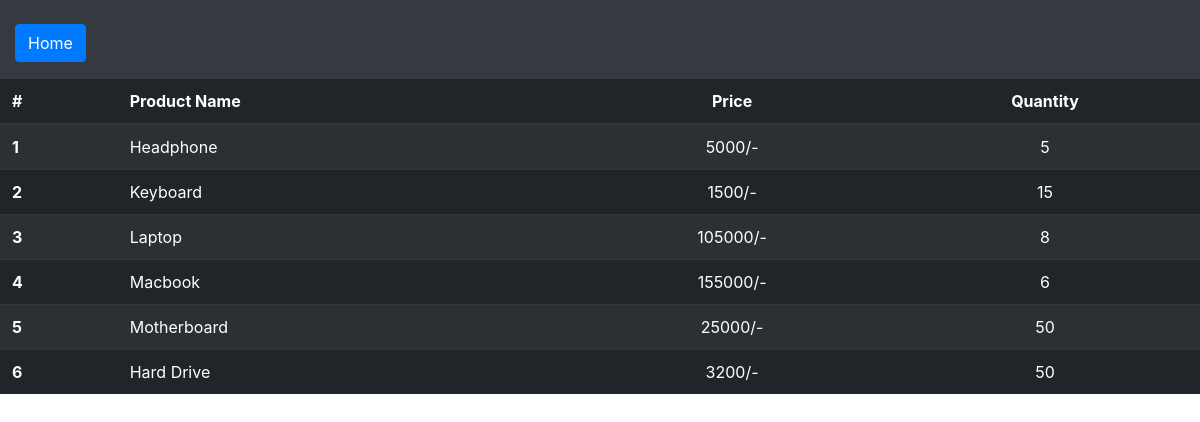
/check_inv, run on an earlier commit of the app's database.
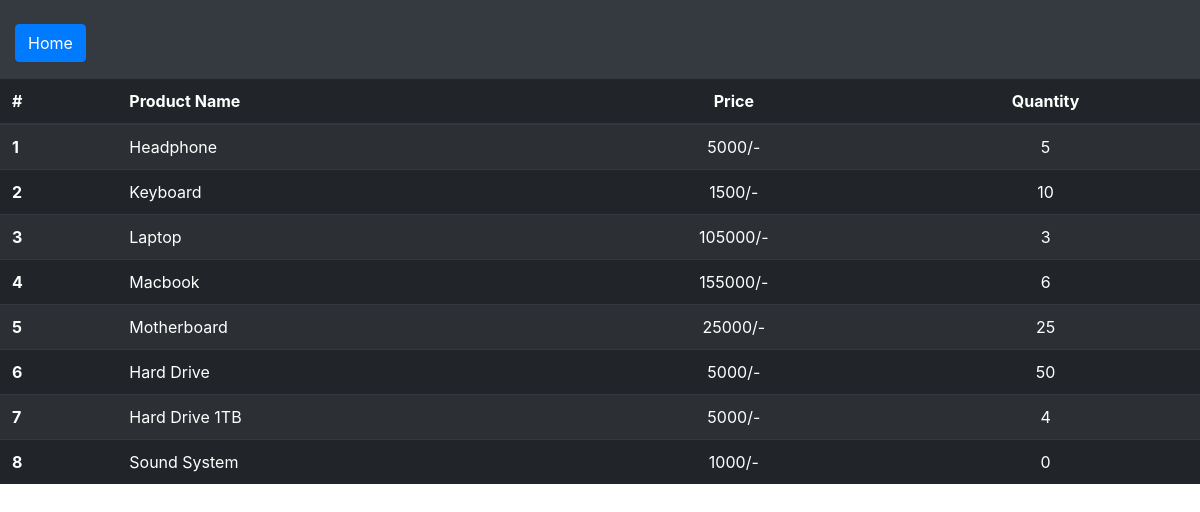
And on a later commit of the database.
### inventory/models.py (models this page shows)
class Products(models.Model):
    name = models.CharField(max_length=50)
    price=models.IntegerField()
    quantity=models.IntegerField()

### inventory/views.py (the view)
# urls.py: path('check_inv', views.check_inv, name='check_inv'),
def check_inv(request):
    prod=Products.objects.all()
    return render(request, "view_inv.html", {'prods':prod})

### templates/view_inv.html (shortened to what this page needs)
<link href="//maxcdn.bootstrapcdn.com/bootstrap/4.1.1/css/bootstrap.min.css" rel="stylesheet" id="bootstrap-css">
<div class="bg-dark text-white">
    <div class="col">
        <form action="home">
            <br> <button type="Submit" class="btn btn-primary btn-md">Home</button><br>
        </form>
    </div>
<table class="table table-dark table-striped">
    <thead>
        <tr>
            <th scope="col">#</th>
            <th scope="col">Product Name</th>
            <th style="text-align:center" scope="col">Price</th>
            <th style="text-align:center" scope="col">Quantity</th>
        </tr>
    </thead>
    <tbody>
        {% for prod in prods %}
            <tr>
                <th scope="row">{{prod.id}}</th>
                <td style="text-align:left">{{prod.name}}</td>
                <td style="text-align:center">{{prod.price}}/-</td>
                <td style="text-align:center">{{prod.quantity}}</td>
            </tr>
        {%  endfor %}
    </tbody>
</table>
</div>

What changed in the data, as far as the page shows it:
changed Products "Keyboard": quantity "15" → "10"
changed Products "Laptop": quantity "8" → "3"
changed Products "Motherboard": quantity "50" → "25"
changed Products "Hard Drive": price "3200" → "5000"
added Products: id "7", name "Hard Drive 1TB", price "5000", quantity "4"
added Products: id "8", name "Sound System", price "1000", quantity "0"
